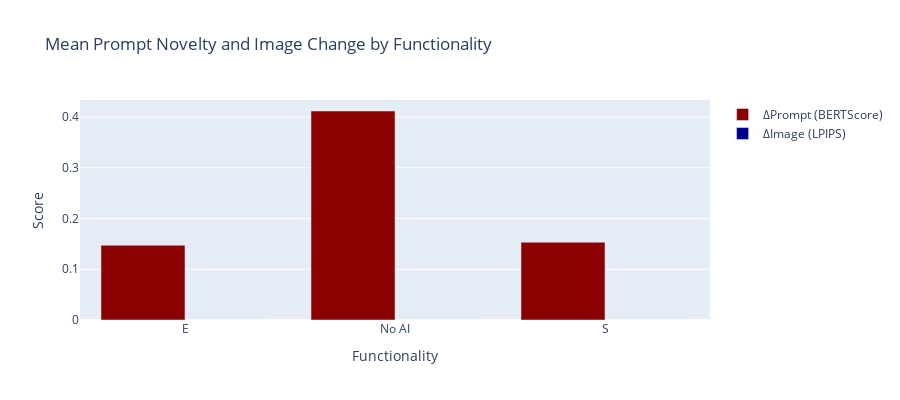

Source (notebook cell):
### Code cell
plot_old_functionality_bar_jupyter(chat_id)

### Figure 1 — Plotly figure (JSON) as saved in the notebook; plotly's stock layout.template omitted (floating-point values rounded to 4 significant figures)
{"data": [{"marker": {"color": "darkred"}, "name": "ΔPrompt (BERTScore)", "type": "bar", "x": ["E", "No AI", "S"], "y": [0.1474, 0.412, 0.1534]}, {"marker": {"color": "darkblue"}, "name": "ΔImage (LPIPS)", "type": "bar", "x": ["E", "No AI", "S"], "y": [0, 0, 0]}], "layout": {"barmode": "group", "height": 400, "title": {"text": "Mean Prompt Novelty and Image Change by Functionality"}, "xaxis": {"title": {"text": "Functionality"}}, "yaxis": {"title": {"text": "Score"}}}}
